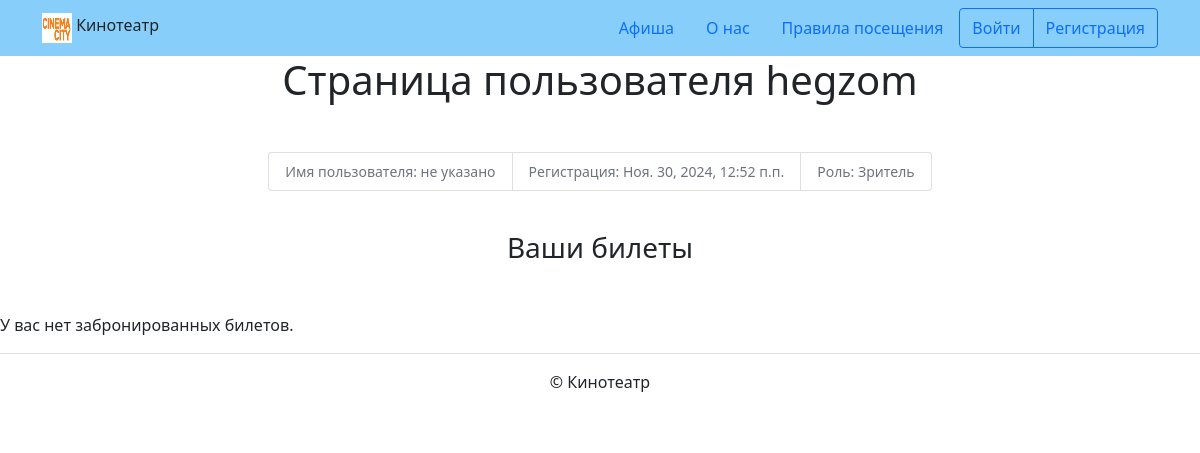
Before: /profile/hegzom/ with the older database file.
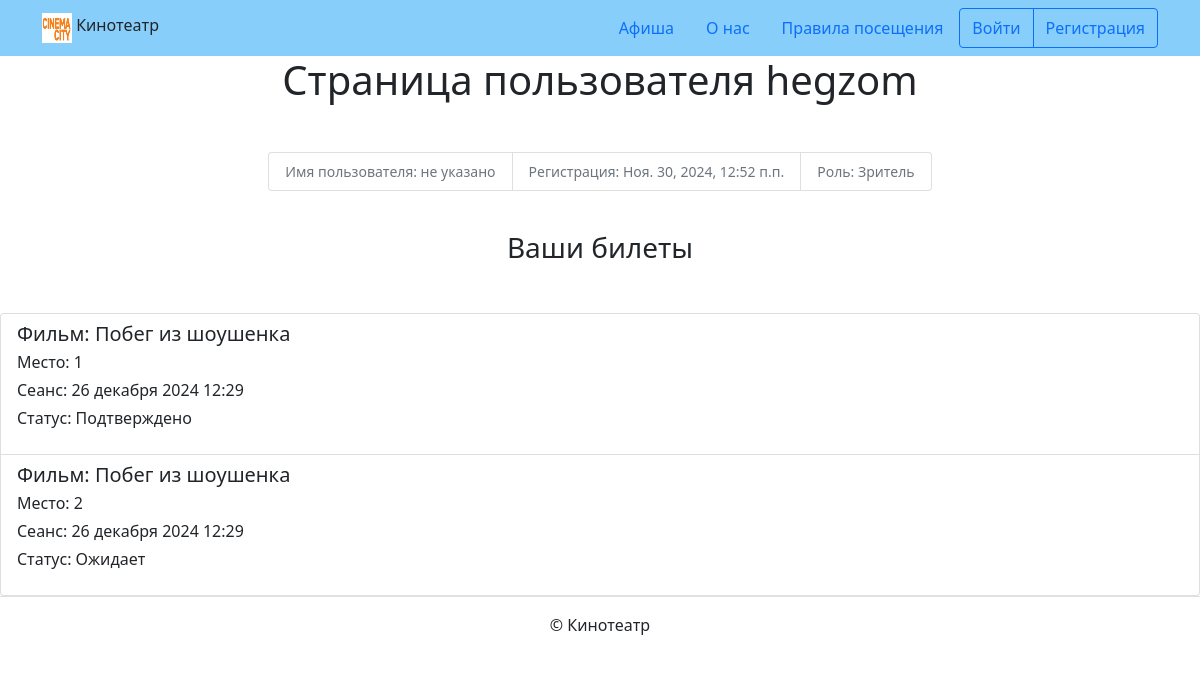
After: the same page with the newer database file.
### cinema/models.py (models this page shows, shortened)
class isReservation(models.Model):
    STATUS_CHOICES = [
        ("PENDING", "Ожидает"),
        ("CONFIRMED", "Подтверждено"),
        ("CANCELLED", "Отменено"),
    ]
    session = models.ForeignKey(
        Session,
        on_delete=models.CASCADE,
        verbose_name="Сеанс",
        related_name="reservations"
    )
    user = models.ForeignKey(
        User,
        on_delete=models.CASCADE,
        verbose_name="Зритель",
        related_name="reservations"
    )
    seat = models.ForeignKey(
        Seat,
        on_delete=models.CASCADE,
        verbose_name="Место",
        related_name="reservations"
    )
    status = models.CharField(
        "Статус",
        max_length=10,
        choices=STATUS_CHOICES,
        default="PENDING"
    )
    class Meta:
        verbose_name = "Бронирование"
        verbose_name_plural = "Бронирования"

class Session(models.Model):
    movie = models.ForeignKey(
        Movie,
        on_delete=models.CASCADE,
        verbose_name="Фильм",
        related_name="sessions"
    )
    hall = models.ForeignKey(
        Hall,
        on_delete=models.CASCADE,
        verbose_name="Кинозал",
        related_name="sessions"
    )
    start_time = models.DateTimeField()
    class Meta:
        verbose_name = "Сеанс"
        verbose_name_plural = "Сеансы"

class Movie(models.Model):
    title = models.CharField("Название", max_length=256
                             )
    description = models.TextField("Описание")
    duration = models.DurationField("Продолжительность")
    poster = models.ImageField("Постер", upload_to='posters')
    class Meta:
        verbose_name = "Фильм"
        verbose_name_plural = "Фильмы"

class Seat(models.Model):
    session = models.ForeignKey(
        Session,
        on_delete=models.CASCADE,
        verbose_name="Сеанс",
        related_name="seats"
    )
    number = models.PositiveIntegerField("Номер места")
    is_reserved = models.BooleanField(
        default=False,
        verbose_name="Занято ли место"
    )
    class Meta:
        verbose_name = "Место"
        verbose_name_plural = "Места"

### cinema/views.py (the view)
# urls.py: path('profile/<str:username>/', views.ProfileView.as_view(), name='profile'),
class ProfileView(TemplateView):
    template_name = 'cinema/profile.html'
    def get_context_data(self, **kwargs):
        context = super().get_context_data(**kwargs)
        username = self.kwargs['username']
        user = get_object_or_404(get_user_model(), username=username)
        context['profile'] = user
        if user.groups.filter(name='Admin').exists():
            role = 'Администратор'
        elif user.groups.filter(name='Cashier').exists():
            role = 'Кассир'
        else:
            role = 'Зритель'
        context['role'] = role
        if role == 'Кассир':
            user_reservations = (
                isReservation.objects.select_related('session', 'seat', 'session__movie', 'user')
                .order_by(
                    Case(
                        When(status='PENDING', then=0),
                        When(status='CONFIRMED', then=1),
                        When(status='CANCELLED', then=2),
                        default=3,
                    )
                )
            )
        elif role == 'Зритель':
            user_reservations = (
                isReservation.objects.filter(user=user)
                .select_related('session', 'seat', 'session__movie')
            )
        else:
            user_reservations = None
        context['user_reservations'] = user_reservations
        return context

### templates/cinema/profile.html (shortened to what this page needs)
{% extends "base.html" %}
{% block content %}
  <h1 class="mb-5 text-center">Страница пользователя {{ profile.username }}</h1>
  <small>
    <ul class="list-group list-group-horizontal justify-content-center mb-3">
      <li class="list-group-item text-muted">
        Имя пользователя: {% if profile.get_full_name %}{{ profile.get_full_name }}{% else %}не указано{% endif %}
      </li>
      <li class="list-group-item text-muted">
        Регистрация: {{ profile.date_joined }}
      </li>
      <li class="list-group-item text-muted">
        Роль: {{ role }}
      </li>
    </ul>
  </small>
  <br>
  {% if role == 'Зритель' %}
    <h3 class="mb-5 text-center">Ваши билеты</h3>
    {% if user_reservations %}
      <div class="list-group">
        {% for reservation in user_reservations %}
          <a href="{% url 'cinema:session_detail' session_id=reservation.session.id %}" class="list-group-item list-group-item-action">
            <h5 class="mb-1">Фильм: {{ reservation.session.movie.title }}</h5>
            <p class="mb-1">Место: {{ reservation.seat.number }}</p>
            <p class="mb-1">Сеанс: {{ reservation.session.start_time|date:"d E Y H:i" }}</p>
            <p>Статус: {{ reservation.get_status_display }}</p>
          </a>
        {% endfor %}
      </div>
    {% else %}
      <p>У вас нет забронированных билетов.</p>
    {% endif %}
  {% endif %}
{% endblock %}

### templates/base.html (shortened to what this page needs)
<!DOCTYPE html>
{% load static %}
<html lang="ru">
  <head>
    <link rel="stylesheet" href="{% static 'css/bootstrap.min.css' %}">
    <link rel="stylesheet" href="{% static 'css/bootstrap.min.css' %}">
 </head>
 <body>
    {% include "includes/header.html" %}
    <main>
      {% block content %}{% endblock %}
    </main>
    {% include "includes/footer.html" %}
  </body>
</html>

### templates/includes/header.html
{% load static %}
{% with request.resolver_match.view_name as view_name %}
  <header>
    <nav class="navbar navbar-light" style="background-color: lightskyblue">
      <div class="container">
        <a>
          <img src="{% static 'img/logo.png' %}" width="30" height="30" class="d-inline-block align-top" alt="">
          Кинотеатр
        </a>
        <ul class="nav nav-pills">
          <li class="nav-item">
            <a class="nav-link {% if view_name == 'cinema:index' %}active{% endif %}" href="{% url 'cinema:index' %}">
              Афиша
            </a>
          </li>
          <li class="nav-item">
            <a class="nav-link {% if view_name == 'pages:about' %}active{% endif %}" href="{% url 'pages:about' %}">
              О нас
            </a>
          </li>
          <li class="nav-item">
            <a class="nav-link {% if view_name == 'pages:rules' %}active{% endif %}" href="{% url 'pages:rules' %}">
              Правила посещения
            </a>
          </li>
          {% if user.is_authenticated %}
            <div class="btn-group" role="group" aria-label="Basic outlined example">
              <button type="button" class="btn btn-outline-primary">
                <a class="text-decoration-none text-reset" href="{% url 'cinema:profile' user.username %}">
                  {{ user.username }}
                </a>
              </button>
              <form action="{% url 'logout' %}" method="post" class="d-inline">
                {% csrf_token %}
                <button type="submit" class="btn btn-outline-primary">Выйти</button>
              </form>
            </div>
          {% else %}
            <div class="btn-group" role="group" aria-label="Basic outlined example">
              <button type="button" class="btn btn-outline-primary">
                <a class="text-decoration-none text-reset" href="{% url 'login' %}">Войти</a>
              </button>
              <button type="button" class="btn btn-outline-primary">
                <a class="text-decoration-none text-reset" href="{% url 'registration' %}">Регистрация</a>
              </button>
            </div>
          {% endif %}
        </ul>
      </div>
    </nav>
  </header>
{% endwith %}

### templates/includes/footer.html
<footer class="border-top text-center py-3">
    <p>© Кинотеатр</p>
</footer>

Changed rows visible on the page:
added isReservation: session.movie "Побег из шоушенка", seat.number "1", session.start_time "26 декабря 2024 12:29", status "Подтверждено"
added isReservation: session.movie "Побег из шоушенка", seat.number "2", session.start_time "26 декабря 2024 12:29", status "Ожидает"
Other visible differences:
text no longer shown: "У вас нет забронированных билетов."
